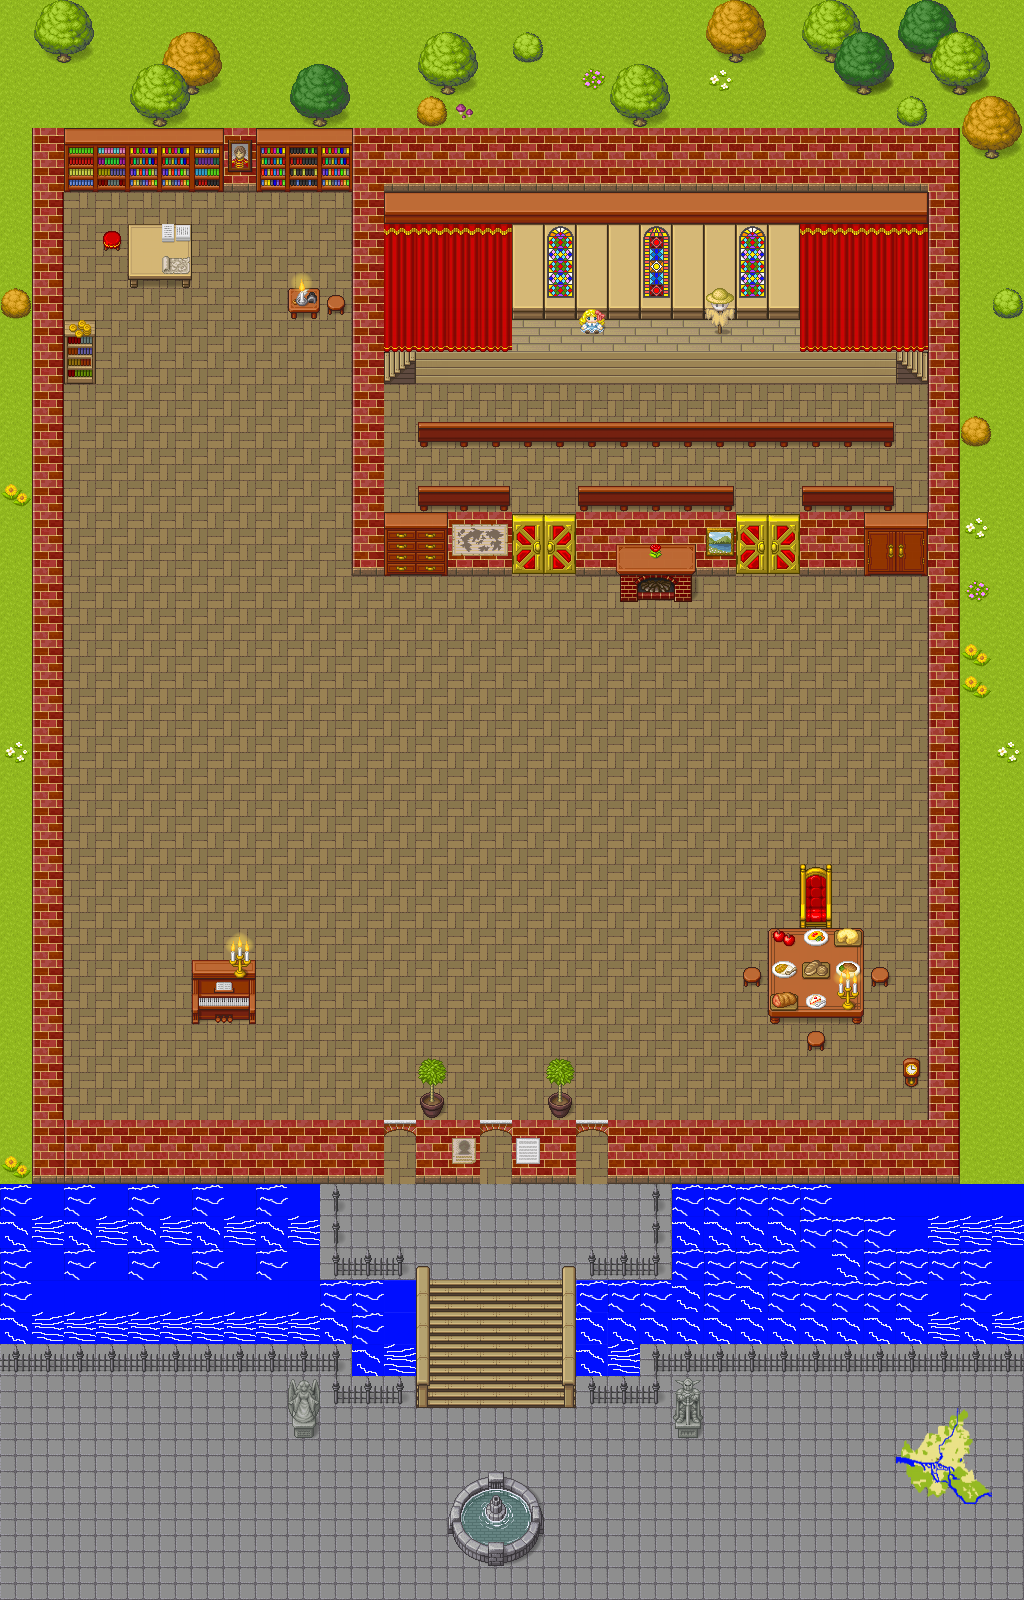

Below is a game level as drawn by its tile map, then a one-line description and the .tmx that defines it (tile-layer data replaced by summaries):
An orthogonal 32x50 tile map with 32x32 px tiles, 9 tile layers (start, hamburgExit, collision, ground, ...), 4 tilesets.

<map version="1.4" tiledversion="1.4.3" orientation="orthogonal" renderorder="right-down" width="32" height="50" tilewidth="32" tileheight="32" infinite="0" nextlayerid="11" nextobjectid="1">
 <editorsettings>
  <export target="ccchoir.json" format="json" />
 </editorsettings>
 <properties>
  <property name="mapCopyright" value="CC-0" />
  <property name="mapDescription" value="Treffpunkt für CCChoir" />
  <property name="mapName" value="Elbphilharmonie" />
 </properties>
 <tileset firstgid="1" source="../cija_expansion.tsx" />
 <tileset firstgid="1996" source="../Hamburg_Tiles.tsx" />
 <tileset firstgid="2124" source="Hamburg-Pixelkarte-Transparent.tsx" />
 <tileset firstgid="2133" source="ccchoir_tiles.tsx" />
 <layer id="3" name="start" width="32" height="50">
  <properties>
   <property name="startLayer" type="bool" value="true" />
  </properties>
  <data>[1600 cells, 9 non-empty, 1 distinct tile ids]</data>
 </layer>
 <layer id="4" name="hamburgExit" width="32" height="50">
  <properties>
   <property name="exitUrl" value="../main.json#start_ccchoir" />
  </properties>
  <data>[1600 cells, 9 non-empty, 1 distinct tile ids]</data>
 </layer>
 <layer id="9" name="collision" width="32" height="50">
  <data>[1600 cells, 395 non-empty, 1 distinct tile ids]</data>
 </layer>
 <layer id="1" name="ground" width="32" height="50">
  <data>[1600 cells, 1600 non-empty, 16 distinct tile ids]</data>
 </layer>
 <layer id="10" name="Brücke" width="32" height="50">
  <data>[1600 cells, 30 non-empty, 12 distinct tile ids]</data>
 </layer>
 <objectgroup id="2" name="floorLayer" />
 <layer id="6" name="Wände" width="32" height="50">
  <data>[1600 cells, 209 non-empty, 8 distinct tile ids]</data>
 </layer>
 <layer id="5" name="Möbel" width="32" height="50">
  <data>[1600 cells, 249 non-empty, 114 distinct tile ids]</data>
 </layer>
 <layer id="7" name="Auf dem Tisch unten" width="32" height="50">
  <data>[1600 cells, 51 non-empty, 31 distinct tile ids]</data>
 </layer>
 <layer id="8" name="Auf dem Tisch oben" width="32" height="50">
  <data>[1600 cells, 16 non-empty, 13 distinct tile ids]</data>
 </layer>
</map>
